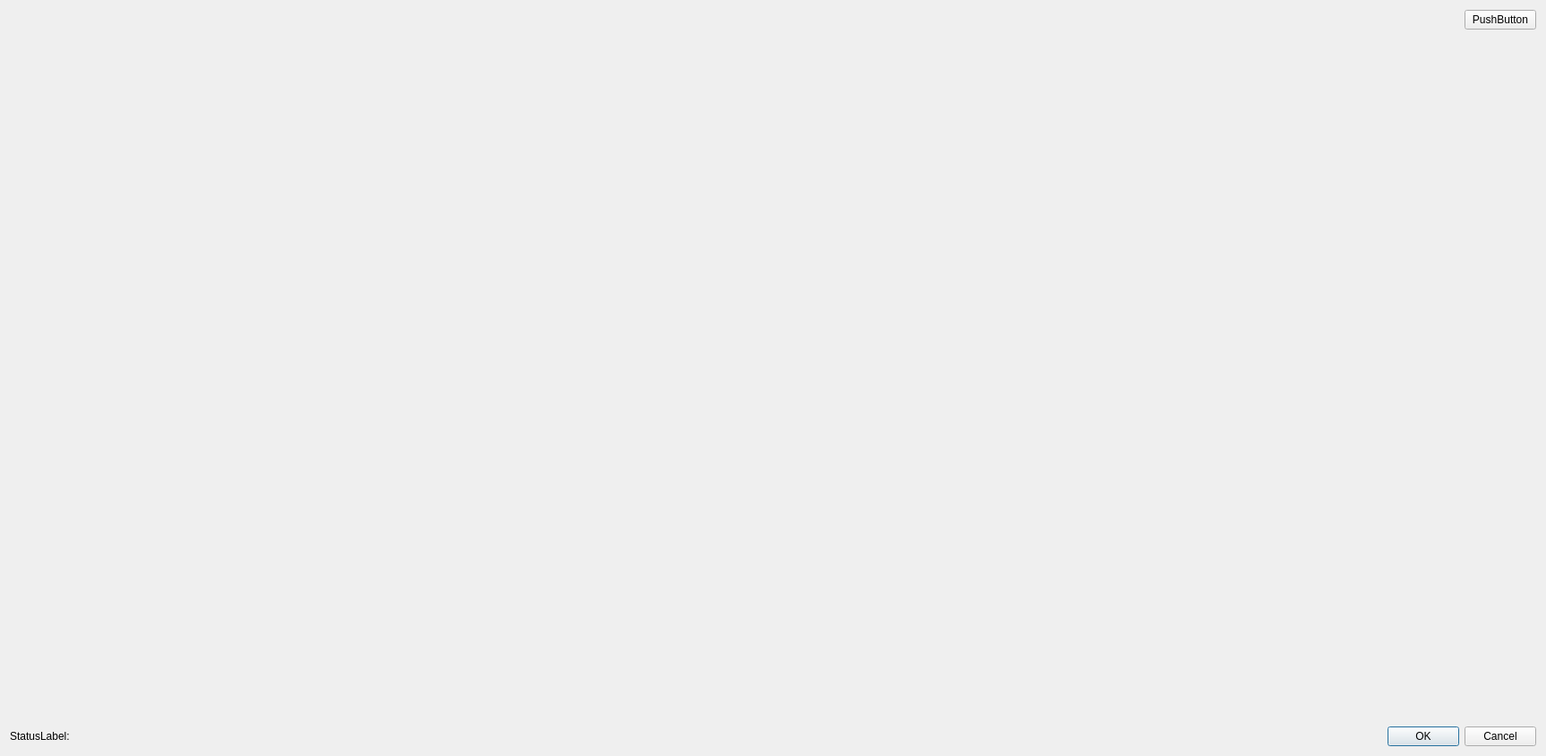
<?xml version="1.0" encoding="UTF-8"?>
<ui version="4.0">
 <class>SQSMessageWindow</class>
 <widget class="QDialog" name="SQSMessageWindow">
  <property name="geometry">
   <rect>
    <x>0</x>
    <y>0</y>
    <width>1727</width>
    <height>845</height>
   </rect>
  </property>
  <property name="windowTitle">
   <string>SQS Message</string>
  </property>
  <layout class="QVBoxLayout" name="verticalLayout">
   <item>
    <layout class="QHBoxLayout" name="horizontalLayout">
     <item>
      <spacer name="horizontalSpacer">
       <property name="orientation">
        <enum>Qt::Orientation::Horizontal</enum>
       </property>
       <property name="sizeHint" stdset="0">
        <size>
         <width>40</width>
         <height>20</height>
        </size>
       </property>
      </spacer>
     </item>
     <item>
      <widget class="QPushButton" name="refreshButton">
       <property name="text">
        <string>PushButton</string>
       </property>
      </widget>
     </item>
    </layout>
   </item>
   <item>
    <widget class="Awsmock::Components::PlainTextEditor" name="textEditor" native="true">
     <property name="sizePolicy">
      <sizepolicy hsizetype="Expanding" vsizetype="Expanding">
       <horstretch>0</horstretch>
       <verstretch>0</verstretch>
      </sizepolicy>
     </property>
    </widget>
   </item>
   <item>
    <layout class="QHBoxLayout" name="horizontalLayout_4">
     <property name="topMargin">
      <number>0</number>
     </property>
     <item>
      <widget class="QLabel" name="statusLabel">
       <property name="sizePolicy">
        <sizepolicy hsizetype="Expanding" vsizetype="Preferred">
         <horstretch>0</horstretch>
         <verstretch>0</verstretch>
        </sizepolicy>
       </property>
       <property name="text">
        <string>StatusLabel:</string>
       </property>
      </widget>
     </item>
     <item>
      <spacer name="horizontalSpacer_2">
       <property name="orientation">
        <enum>Qt::Orientation::Horizontal</enum>
       </property>
       <property name="sizeHint" stdset="0">
        <size>
         <width>40</width>
         <height>20</height>
        </size>
       </property>
      </spacer>
     </item>
     <item>
      <widget class="QDialogButtonBox" name="buttonBox">
       <property name="standardButtons">
        <set>QDialogButtonBox::StandardButton::Cancel|QDialogButtonBox::StandardButton::Ok</set>
       </property>
      </widget>
     </item>
    </layout>
   </item>
  </layout>
 </widget>
 <customwidgets>
  <customwidget>
   <class>Awsmock::Components::PlainTextEditor</class>
   <extends>QWidget</extends>
   <header location="global">components/PlainTextEditor.h</header>
   <container>1</container>
  </customwidget>
 </customwidgets>
 <resources/>
 <connections/>
</ui>
